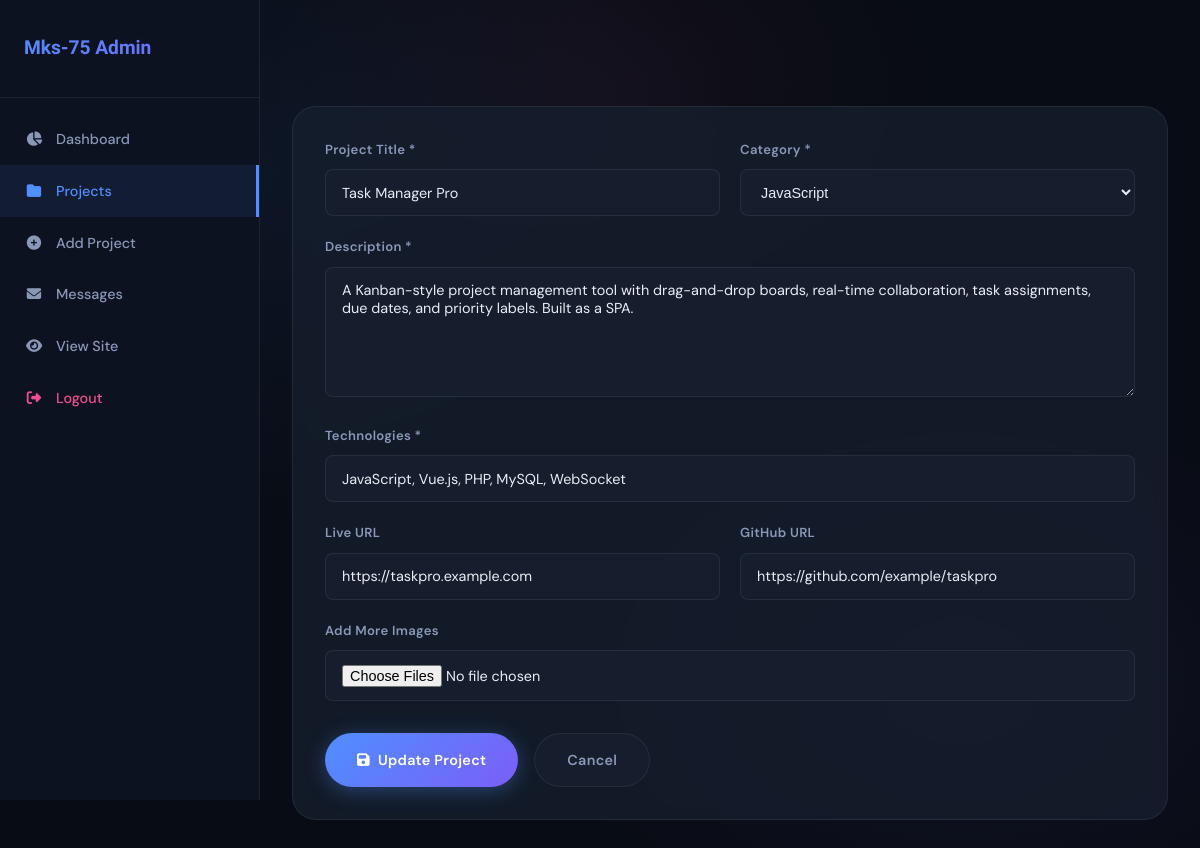
/admin/edit-project.php?id=2 (signed in), run on the app's committed database.
### tables this page shows
CREATE TABLE IF NOT EXISTS `projects` (
  `id`           INT UNSIGNED NOT NULL AUTO_INCREMENT,
  `title`        VARCHAR(150) NOT NULL,
  `description`  TEXT         NOT NULL,
  `technologies` VARCHAR(255) NOT NULL,
  `category`     ENUM('all','php','js','css','fullstack') NOT NULL DEFAULT 'all',
  `live_url`     VARCHAR(255) DEFAULT NULL,
  `github_url`   VARCHAR(255) DEFAULT NULL,
  `created_at`   TIMESTAMP    NOT NULL DEFAULT CURRENT_TIMESTAMP,
  PRIMARY KEY (`id`)
);

### config/security.php (called while the page is built, shortened)
<?php
function e(string $str): string {
    return htmlspecialchars($str, ENT_QUOTES | ENT_HTML5, 'UTF-8');
}

### admin/edit-project.php (the view, shortened to what this page needs)
<?php
require_once __DIR__ . '/../config/security.php';
$db  = Database::getConnection();
$id  = (int)($_GET['id'] ?? 0);
$stmt = $db->prepare("SELECT * FROM projects WHERE id = :id");
$stmt->execute([':id' => $id]);
$project = $stmt->fetch();
?>
<!DOCTYPE html>
<html lang="en">
<head>
<link rel="stylesheet" href="https://cdnjs.cloudflare.com/ajax/libs/font-awesome/6.5.0/css/all.min.css">
<link rel="stylesheet" href="../assets/css/style.css">
</head>
<body>
<div class="admin-layout">
  <?php include 'partials/sidebar.php'; ?>
  <main class="admin-main">
    <div class="admin-header">
      <h1>Edit Project</h1>
      <a href="projects.php" class="btn btn-outline btn-sm"><i class="fas fa-arrow-left"></i> Back</a>
    </div>
    <div style="background:var(--card-bg);border:1px solid var(--border);border-radius:var(--radius-lg);padding:2rem;backdrop-filter:blur(8px)">
      <form method="POST" action="" enctype="multipart/form-data">
        <div class="form-grid">
          <div class="form-group">
            <label class="form-label">Project Title *</label>
            <input class="form-control" type="text" name="title" value="<?= e($project['title']) ?>" required>
          </div>
          <div class="form-group">
            <label class="form-label">Category *</label>
            <select class="form-control" name="category" required>
              <?php foreach (['php'=>'PHP','js'=>'JavaScript','css'=>'CSS','fullstack'=>'Full Stack','all'=>'Other'] as $val=>$lbl): ?>
              <option value="<?= $val ?>" <?= $project['category'] === $val ? 'selected' : '' ?>><?= $lbl ?></option>
              <?php endforeach; ?>
            </select>
          </div>
        </div>
        <div class="form-group">
          <label class="form-label">Description *</label>
          <textarea class="form-control" name="description" rows="5" required><?= e($project['description']) ?></textarea>
        </div>
        <div class="form-group">
          <label class="form-label">Technologies *</label>
          <input class="form-control" type="text" name="technologies" value="<?= e($project['technologies']) ?>" required>
        </div>
        <div class="form-grid">
          <div class="form-group">
            <label class="form-label">Live URL</label>
            <input class="form-control" type="url" name="live_url" value="<?= e($project['live_url'] ?? '') ?>">
          </div>
          <div class="form-group">
            <label class="form-label">GitHub URL</label>
            <input class="form-control" type="url" name="github_url" value="<?= e($project['github_url'] ?? '') ?>">
          </div>
        </div>
        <div class="form-group">
          <label class="form-label">Add More Images</label>
          <input class="form-control" type="file" id="project-images" name="images[]" multiple accept="image/jpeg,image/png,image/webp">
        </div>
        <div style="display:flex;gap:1rem">
          <button type="submit" class="btn btn-primary"><i class="fas fa-save"></i> Update Project</button>
          <a href="projects.php" class="btn btn-outline">Cancel</a>
        </div>
      </form>
    </div>
  </main>
</div>
</body>
</html>

### assets/css/style.css (style rules this page uses)
:root { --bg: #080c14; --bg2: #0d1220; --bg3: #121929; --surface: #161e2e; --surface2: #1c2538; --border: rgba(255,255,255,0.07); --text: #e8edf5; --text2: #8a98b8; --text3: #5a6680; --accent: #4f8fff; --accent2: #7b5ef8; --accent3: #f04f8f; --glow: rgba(79,143,255,0.25); --glow2: rgba(123,94,248,0.2); --card-bg: rgba(22,30,46,0.8); --glass: rgba(13,18,32,0.72); --glass-b: rgba(255,255,255,0.08); --radius: 16px; --radius-sm: 8px; --radius-lg: 24px; --transition: 0.35s cubic-bezier(0.4,0,0.2,1); --font-head: 'Syne', sans-serif; --font-body: 'DM Sans', sans-serif; --font-alt: 'Clash Display', sans-serif; --shadow: 0 8px 32px rgba(0,0,0,0.4); --shadow-glow:0 0 40px rgba(79,143,255,0.15); }
*, *::before, *::after { box-sizing: border-box; margin: 0; padding: 0; }
html { scroll-behavior: smooth; font-size: 16px; }
body { font-family: var(--font-body); background: var(--bg); color: var(--text); line-height: 1.7; overflow-x: hidden; transition: background 0.4s, color 0.4s; cursor: none; }
a { text-decoration: none; color: inherit; }
button { cursor: none; font-family: var(--font-body); }
input, textarea { font-family: var(--font-body); }
.btn { display: inline-flex; align-items: center; gap: 0.5rem; padding: 0.85rem 2rem; border-radius: 50px; font-size: 0.9rem; font-weight: 600; transition: var(--transition); letter-spacing: 0.3px; border: none; white-space: nowrap; cursor: pointer; }
.btn-primary { background: linear-gradient(135deg, var(--accent), var(--accent2)); color: #fff; box-shadow: 0 4px 20px rgba(79,143,255,0.35); }
.btn-outline { border: 1.5px solid var(--border); background: var(--surface); color: var(--text2); }
.btn-sm { padding: 0.55rem 1.2rem; font-size: 0.82rem; }
.form-group { margin-bottom: 1.25rem; }
.form-label { font-size: 0.82rem; font-weight: 600; color: var(--text2); margin-bottom: 0.5rem; display: block; letter-spacing: 0.3px; }
.form-control { width: 100%; padding: 0.85rem 1rem; border-radius: var(--radius-sm); border: 1.5px solid var(--border); background: var(--surface); color: var(--text); font-size: 0.9rem; transition: var(--transition); outline: none; }
.form-control::placeholder { color: var(--text3); }
textarea.form-control { resize: vertical; min-height: 130px; }
.admin-layout { display: grid; grid-template-columns: 260px 1fr; min-height: 100vh; background: var(--bg); }
.admin-main { padding: 2rem; overflow-y: auto; }
.admin-header { display: flex; align-items: center; justify-content: space-between; margin-bottom: 2rem; }
.admin-header h1 { font-family: var(--font-head); font-size: 1.5rem; font-weight: 800; }
.form-grid { display: grid; grid-template-columns: 1fr 1fr; gap: 1.25rem; }

### data on the page
projects: title "Task Manager Pro", category "JavaScript", description "A Kanban-style project management tool with drag-and-drop boards, real-time collaboration, task assignments, due dates, and priority labels. Built as a SPA.", technologies "JavaScript, Vue.js, PHP, MySQL, WebSocket", live_url "https://taskpro.example.com", github_url "https://github.com/example/taskpro"
